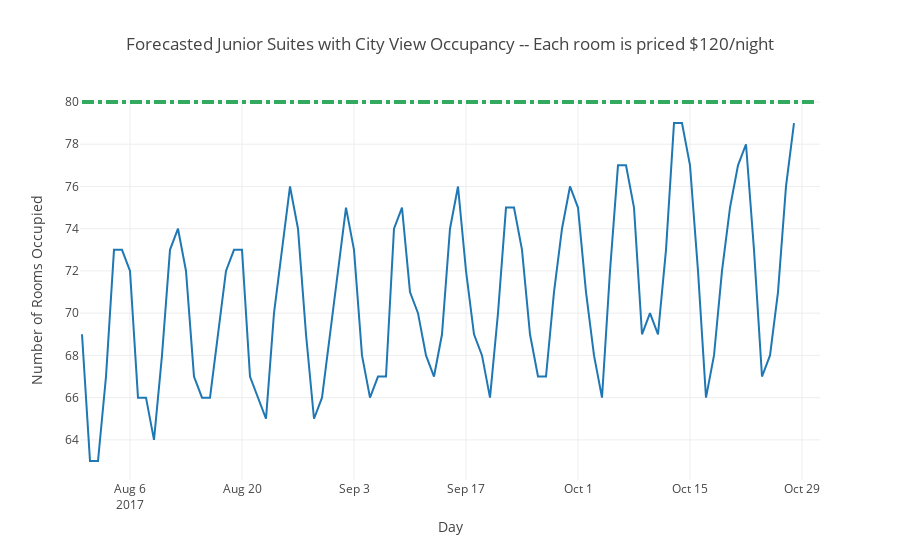

Write notebook code for a chart like this one.
### Code cell
# Let's plot the occupancy forecast using plotly:

occupancy = [go.Scatter(x=forecasted_demand.index, y=forecasted_demand['occupancy'],
                        name='Forecasted Junior Suites with City View Occupancy for the next 90 days')]

layout_occ = go.Layout(title='Forecasted Junior Suites with City View Occupancy -- Each room is priced $120/night',
                       xaxis={'title':'Day'},
                       yaxis={'title':'Number of Rooms Occupied'},
                       shapes=[{'type':'line',
                                'x0':'2017-07-31',
                                'x1':'2017-10-31',
                                'y0':80.0, 'y1':80.0,
                                'line': {
                                    'color': 'rgb(50, 171, 96)',
                                    'width': 4, 'dash':'dashdot'}
                               }]
                      )

fig = go.Figure(data=occupancy, layout=layout_occ)
iplot(fig, filename='occ_ts')

### Figure 1 — Plotly figure (JSON) as saved in the notebook; plotly's stock layout.template omitted (floating-point values rounded to 4 significant figures)
{"data": [{"name": "Forecasted Junior Suites with City View Occupancy for the next 90 days", "type": "scatter", "uid": "6f1fe9d8-c068-11e8-8d5a-8c8590adcd32", "x": ["2017-07-31", "2017-08-01", "2017-08-02", "2017-08-03", "2017-08-04", "2017-08-05", "2017-08-06", "2017-08-07", "2017-08-08", "2017-08-09", "2017-08-10", "2017-08-11", "2017-08-12", "2017-08-13", "2017-08-14", "2017-08-15", "2017-08-16", "2017-08-17", "2017-08-18", "2017-08-19", "2017-08-20", "2017-08-21", "2017-08-22", "2017-08-23", "2017-08-24", "2017-08-25", "2017-08-26", "2017-08-27", "2017-08-28", "2017-08-29", "2017-08-30", "2017-08-31", "2017-09-01", "2017-09-02", "2017-09-03", "2017-09-04", "2017-09-05", "2017-09-06", "2017-09-07", "2017-09-08", "2017-09-09", "2017-09-10", "2017-09-11", "2017-09-12", "2017-09-13", "2017-09-14", "2017-09-15", "2017-09-16", "2017-09-17", "2017-09-18", "2017-09-19", "2017-09-20", "2017-09-21", "2017-09-22", "2017-09-23", "2017-09-24", "2017-09-25", "2017-09-26", "2017-09-27", "2017-09-28", "2017-09-29", "2017-09-30", "2017-10-01", "2017-10-02", "2017-10-03", "2017-10-04", "2017-10-05", "2017-10-06", "2017-10-07", "2017-10-08", "2017-10-09", "2017-10-10", "2017-10-11", "2017-10-12", "2017-10-13", "2017-10-14", "2017-10-15", "2017-10-16", "2017-10-17", "2017-10-18", "2017-10-19", "2017-10-20", "2017-10-21", "2017-10-22", "2017-10-23", "2017-10-24", "2017-10-25", "2017-10-26", "2017-10-27", "2017-10-28"], "y": [69, 63, 63, 67, 73, 73, 72, 66, 66, 64, 68, 73, 74, 72, 67, 66, 66, 69, 72, 73, 73, 67, 66, 65, 70, 73, 76, 74, 69, 65, 66, 69, 72, 75, 73, 68, 66, 67, 67, 74, 75, 71, 70, 68, 67, 69, 74, 76, 72, 69, 68, 66, 70, 75, 75, 73, 69, 67, 67, 71, 74, 76, 75, 71, 68, 66, 72, 77, 77, 75, 69, 70, 69, 73, 79, 79, 77, 72, 66, 68, 72, 75, 77, 78, 73, 67, 68, 71, 76, 79]}], "layout": {"shapes": [{"line": {"color": "rgb(50, 171, 96)", "dash": "dashdot", "width": 4}, "type": "line", "x0": "2017-07-31", "x1": "2017-10-31", "y0": 80, "y1": 80}], "title": "Forecasted Junior Suites with City View Occupancy -- Each room is priced $120/night", "xaxis": {"title": "Day"}, "yaxis": {"title": "Number of Rooms Occupied"}}}
